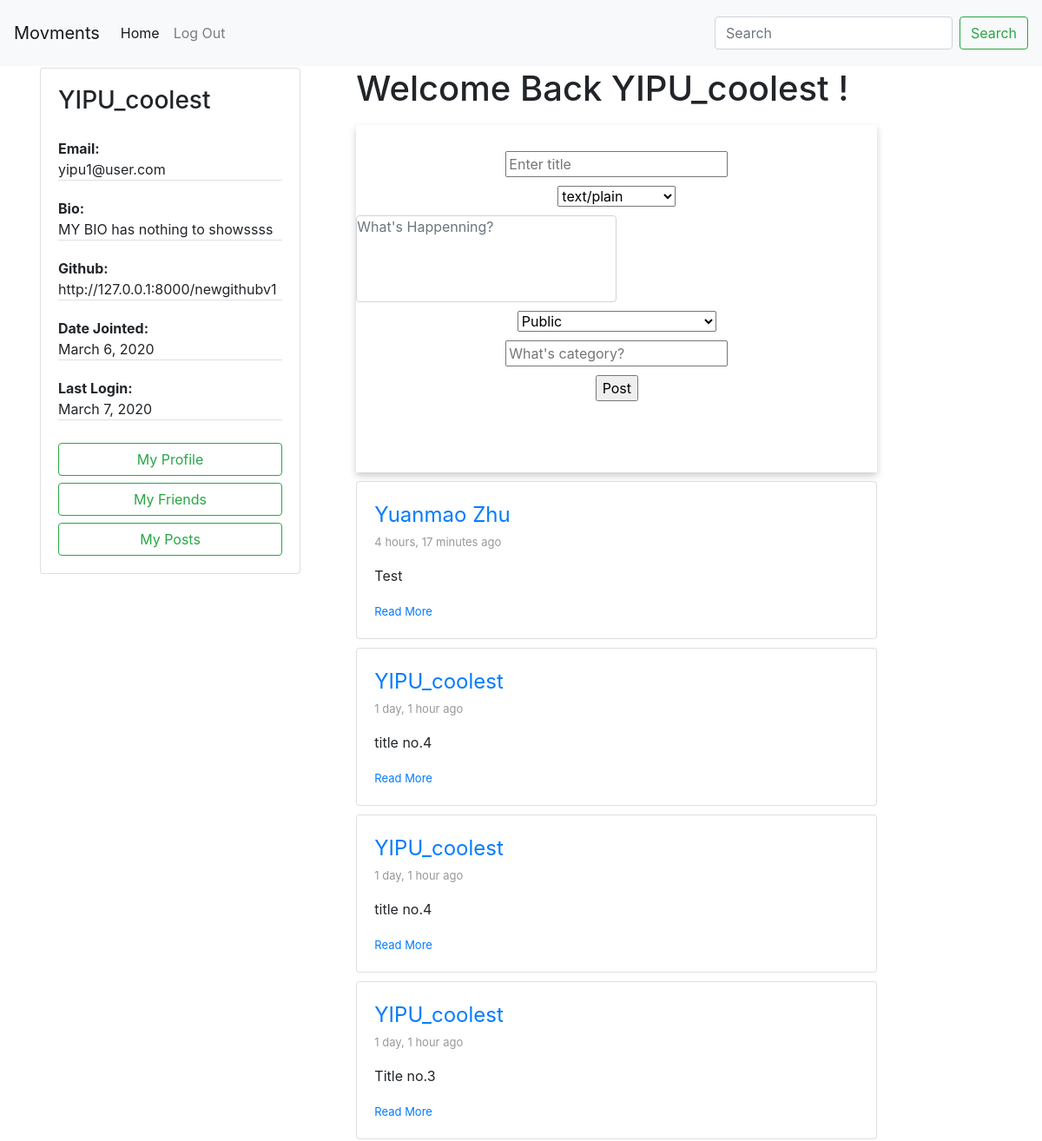
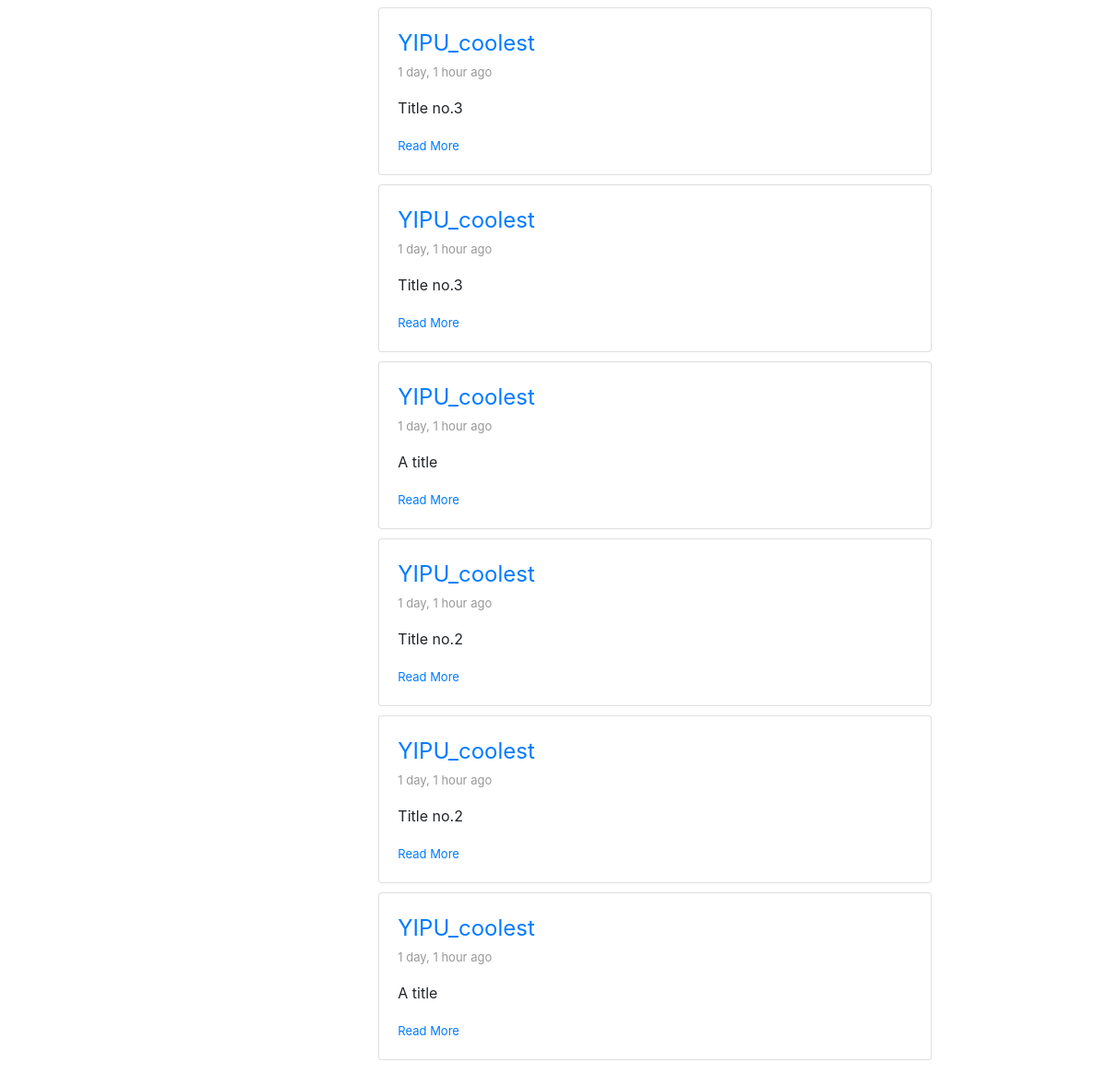
/service/posts/ (signed in), run on the app's committed database (2 pictures, top to bottom).
### accounts/models.py (models this page shows, shortened)
class Author(AbstractBaseUser):
    email=models.EmailField(
        verbose_name='email address',
        max_length=60,
        unique=True,
    )
    uid_str = uuid.uuid4().urn
    uuid_str = uid_str[9:] # str(settings.HOSTNAME)+"/author/"+
    id = models.CharField(primary_key=True, default=uuid_str, editable=False,max_length=100,unique=True)
    displayName = models.CharField(max_length=30)
    host = models.URLField(default=settings.HOSTNAME, max_length=100)
    url = models.URLField(default=uuid_str,max_length=100)
    avatar = models.ImageField(upload_to='avatar/', default = 'avatar/default-avatar.png', blank=True, null=True)
    github = models.URLField(default="", max_length=100, null=True)
    bio = models.CharField(max_length=200, null=True)
    date_joined=models.DateField(verbose_name="date joined", auto_now=True)
    last_login=models.DateField(verbose_name="date joined", auto_now=True)
    is_active=models.BooleanField(default=True)
    is_admin=models.BooleanField(default=False)
    objects=AuthorManager()
    USERNAME_FIELD = 'email'
    REQUIRED_FIELDS = ['displayName', ]

### posting/models.py (models this page shows)
class Post(models.Model):
    POST_VISIBILITY = (
        ('PUBLIC', 'Public'),
        ('PRIVATE', 'Prviate to self'),
        ('FRIENDS', 'Private to friends'),
        ('FOAF', 'Private to friends of friends'),
        ('SERVERONLY', 'Private to local friends'),
    )
    CONTENT_TYPE = {
        ('text', 'text/plain'),
        ('md', 'text/markdown'),
    }
    id = models.UUIDField(primary_key=True, default=uuid.uuid4, editable=False)
    author = models.ForeignKey(Author, on_delete=models.CASCADE)
    title = models.CharField(max_length=50)
    content_type = models.CharField(max_length=4, default = 'text', choices=CONTENT_TYPE)
    content = models.CharField(max_length=200)
    category = models.CharField(max_length=200)
    pub_date = models.DateTimeField('date posted', auto_now_add=True, blank=True)
    visibility = models.CharField(max_length=10, default = 'PUBL', choices=POST_VISIBILITY)

### posting/views.py (the view, shortened to what this page needs)
# urls.py: path('posts/', views.ViewPublicPosts, name='view public posts'),
def ViewPublicPosts(request):
    public_posts = Post.objects.filter(visibility='PUBLIC').order_by('-pub_date')[:10]
    form = PostNewForm(request.POST or None)
    context = {
        'public_post_list': public_posts,
        'form': form,
    }
    return render(request, "posting/publicPosts.html", context)

### posting/forms.py
class PostNewForm(forms.ModelForm):
    content = forms.CharField(
        widget=forms.Textarea(
            attrs={
                "class": "textarea form-control",
                "rows": 10,
                "cols": 40,
                "style": "resize:none",
            }
        )
    )
    class Meta:
        model = Post
        fields = [
            'title',
            'content_type',
            'content',
            'visibility',
            'category',
        ]

### posting/templates/posting/publicPosts.html (shortened to what this page needs)
{% extends 'posting/home.html' %}
{% block shortProfile %}
    {% if request.user.is_authenticated %}
        <div class="short-profile">
            {% include 'posting/profile-card.html' with request=request %}
        </div>
    {% endif %}
{% endblock %}
{% block content %}
    {% if public_post_list %}
        <ul>
            {% for post in public_post_list %}
            <li>
                {% include 'posting/post-inline-view.html' with post=post %}
            </li>
            {% endfor %}
        </ul>
    {% else %}
        <p>No Public posts... Go make some!</p>
    {% endif %}
{% endblock %}
{% block newPost %}
    {% if request.user.is_authenticated %}
        {% include 'posting/post-input-form.html' with post=post %}
    {% endif %}
{% endblock %}

### posting/templates/posting/profile-card.html
<div class="card" style="width: 300px;">
    <div class="card-body">
    <h3 class="card-title">{{request.user.displayName }}</h3>
    <p class="card-text">
        <ul class="list-group list-group-flush">
            <li class="list-group-item" style="padding: 0;"><span style="font-weight: bold;">Email:</span><br>{{ request.user.email }}</li>
            <li class="list-group-item" style="padding: 0;"><span style="font-weight: bold;">Bio:</span><br>{{ request.user.bio }}</li>
            <li class="list-group-item" style="padding: 0;"><span style="font-weight: bold;">Github:</span><br>{{ request.user.github }}</li>
            <li class="list-group-item" style="padding: 0;"><span style="font-weight: bold;">Date Jointed:</span><br> {{ request.user.date_joined }}</li>
            <li class="list-group-item" style="padding: 0;"><span style="font-weight: bold;">Last Login:</span><br>{{ request.user.last_login }}</li>
        </ul>
    </p>
    <a href="{% url 'accounts:view profile' request.user.id %}" class="btn btn-outline-success btn-block">My Profile</a>
    <a href="#" class="btn btn-outline-success btn-block">My Friends</a>
    <a href="{% url 'posting:view user posts' request.user.id %}" class="btn btn-outline-success btn-block">My Posts</a>
    </div>
</div>

### posting/templates/posting/post-input-form.html (shortened to what this page needs)
<h1 style="text-align:center">Welcome Back {{ request.user.displayName }} !</h1>
<div class="post-card">
    <form action="." method="POST" class="post-form">
            {{ form.as_ul }}
        <input type="submit" value="Post">
    </form>
</div>

### posting/templates/posting/post-inline-view.html
<div class="card" style="width:600px">
    <div class="card-body">
      <a class="displa-name" style="font-size:x-large" href="{% url 'accounts:view profile' post.author.id %}">{{post.author.displayName}}</a>
      <br>
      <span id="timestamp">{{ post.pub_date|timesince }} ago</span>
      <p class="card-text"><p>{{ post.title }}</p></p>
      <a  class="" href="{% url 'posting:view post details' post.id %}" style="font-size: small;" >Read More</a>
    </div>
</div>

### data on the page
Author: user.displayName "YIPU_coolest", user.email "yipu1@user.com", user.bio "MY BIO has nothing to showssss", user.github "http://127.0.0.1:8000/newgithubv1", user.date_joined "March 6, 2020", user.last_login "March 7, 2020"
Post: author.displayName "Yuanmao Zhu", pub_date "4 hours, 17 minutes", title "Test"
Post: author.displayName "YIPU_coolest", pub_date "1 day, 1 hour", title "title no.4"
Post: author.displayName "YIPU_coolest", pub_date "1 day, 1 hour", title "title no.4"
Post: author.displayName "YIPU_coolest", pub_date "1 day, 1 hour", title "Title no.3"
Post: author.displayName "YIPU_coolest", pub_date "1 day, 1 hour", title "Title no.3"
Post: author.displayName "YIPU_coolest", pub_date "1 day, 1 hour", title "Title no.3"
Post: author.displayName "YIPU_coolest", pub_date "1 day, 1 hour", title "A title"
Post: author.displayName "YIPU_coolest", pub_date "1 day, 1 hour", title "Title no.2"
Post: author.displayName "YIPU_coolest", pub_date "1 day, 1 hour", title "Title no.2"
Post: author.displayName "YIPU_coolest", pub_date "1 day, 1 hour", title "A title"
